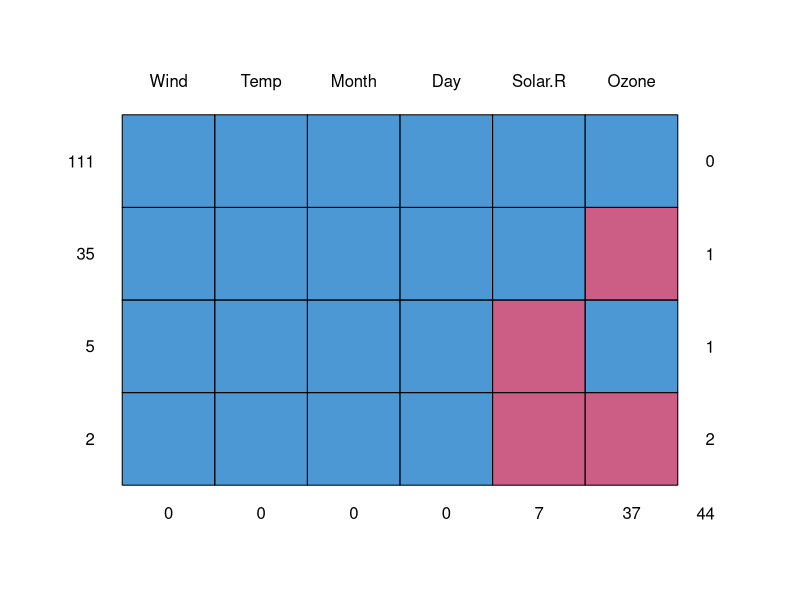
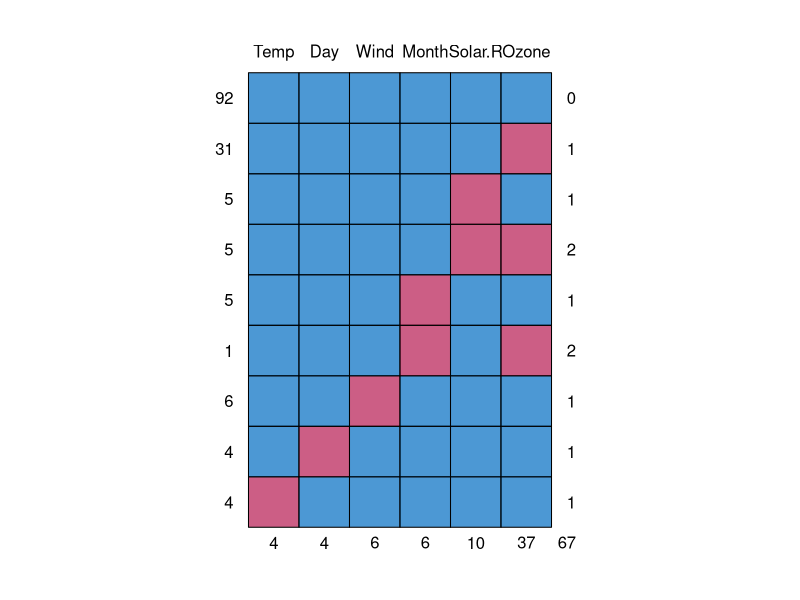
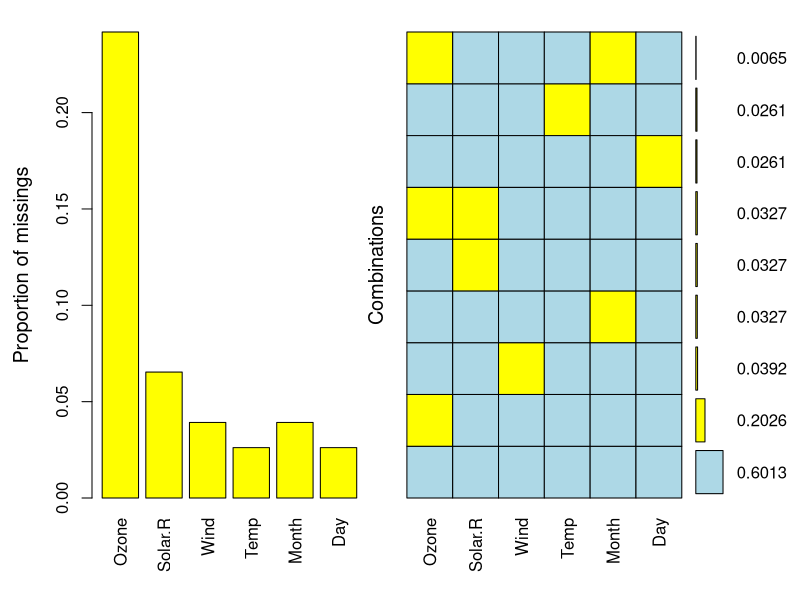
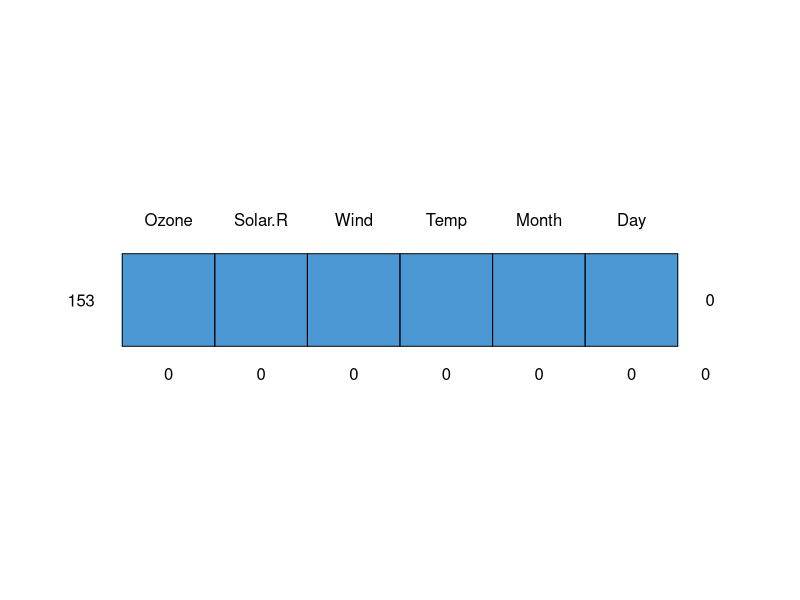
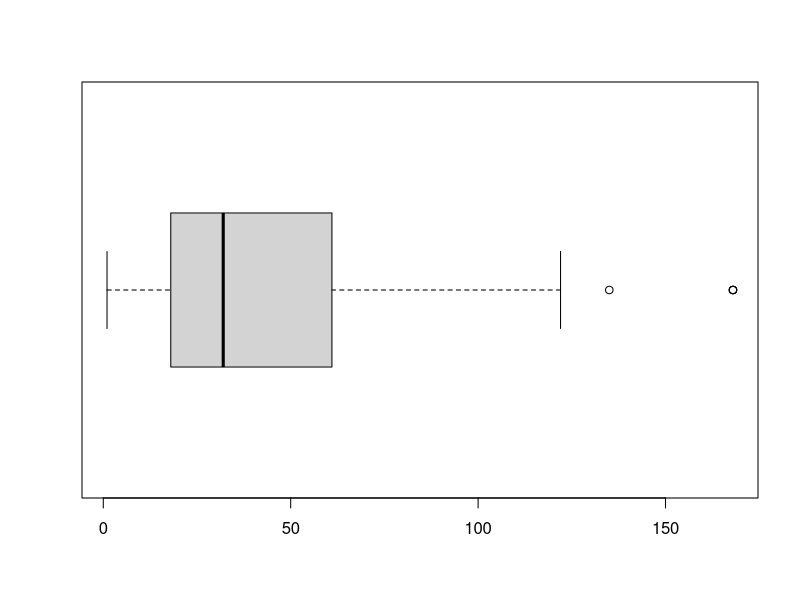
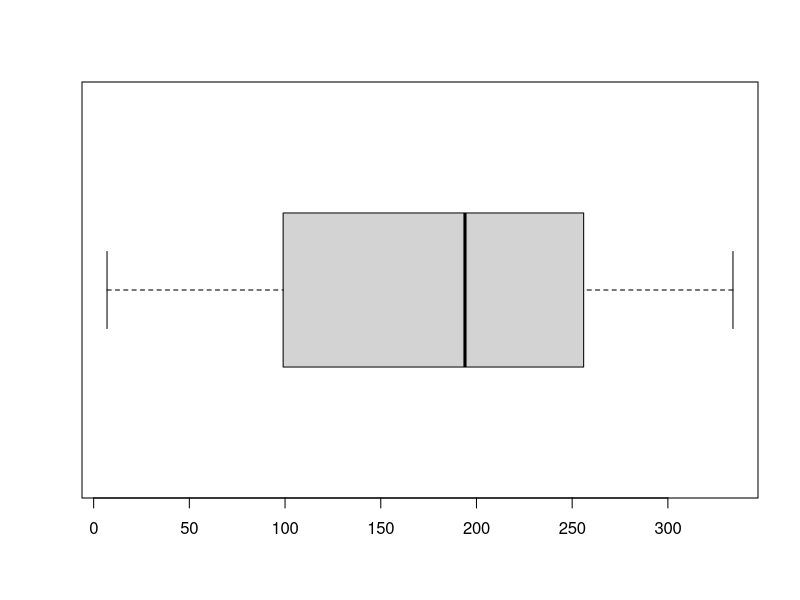
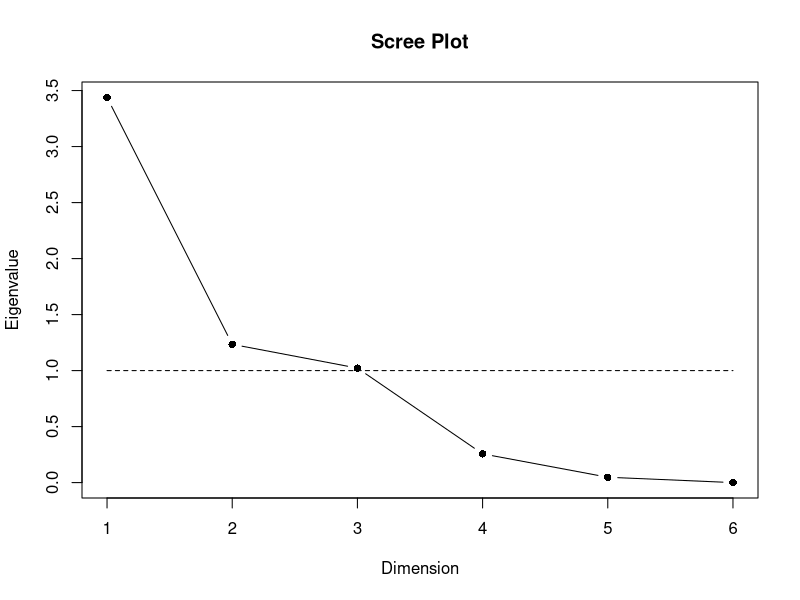
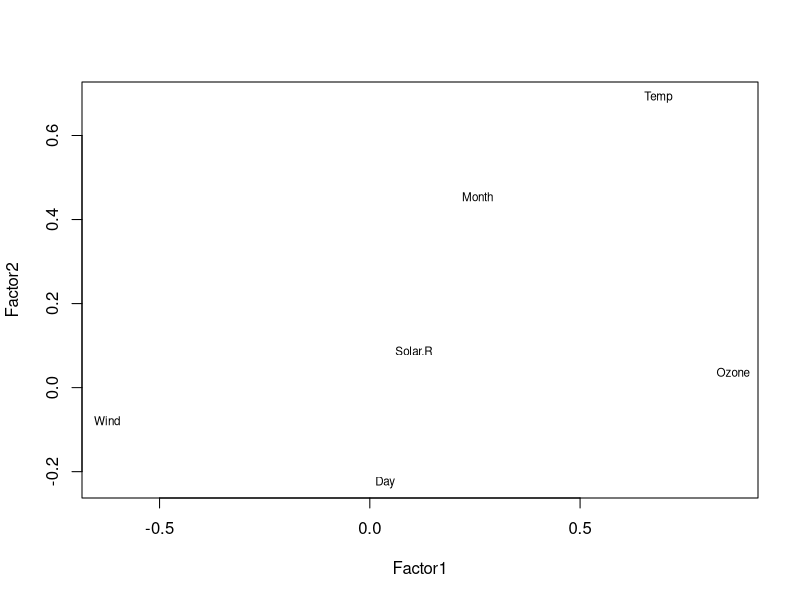

Recreate these plots in R, in order.
### Imputation for numeric data using PMM ###
### ------------------------------------- ###

#Loading data
missing.data <- airquality
#loading mice package
library(mice)
#analysing pattern of missing.data
md.pattern(missing.data)
#insering NA into data
missing.data[c(32,34,36),2] <- NA
missing.data[c(7:9,c(24,29,30)),3] <- NA
missing.data[1:4,4] = NA
missing.data[148:153,5] <- NA
missing.data[126:129,6] <- NA
#reanalysing the pattern of missing.data
md.pattern(missing.data)
#loading vim package for visualizing the plot
library(VIM)
aggr.data <- aggr(missing.data,col=c('lightblue','yellow'),numbers = TRUE,
                  gap = 2)

#predecting missing data
pre.miss <- mice(missing.data,m=5,maxit = 30)
summary(pre.miss)
#looking into predectied values
pre.miss$imp
#Imputing one of the five predected sets into data
total.data <- complete(pre.miss,4)
#analysing pattern of complete data
md.pattern(total.data)


### Reducing number of dimensions usinf FA for numberic data ###
### -------------------------------------------------------- ###

#loading required packages
library(psych)
library(psy)
#By using boxplot identify data is positive or negative skewed 
#and apply transformation
boxplot(total.data$Ozone, horizontal = TRUE)
boxplot(total.data$Solar.R, horizontal = TRUE)
#usinf FA method to find factors with orthogonal rotation 
fit <- factanal(total.data,factors = 3,rotation = 'varimax')
fit
#draw screeplot to identify number of factors required
scree.plot(fit$correlation)
#plotting factors together
load.data <- fit$loadings[,1:3]
plot(load.data, type ='n')
text(load.data,labels = names(total.data),cex = 0.7)

#using FA method to find factors with oblique rotation
#load below package for oblique rotation
library(GPArotation)
obl.fit <- factanal(total.data,factors = 3,rotation="oblimin")
obl.fit
scree.plot(obl.fit$correlation)
load.obl.data <- fit$loadings[,1:3]
plot(load.obl.data, type ='n')
text(load.obl.data,labels = names(total.data),cex = 0.7)

#To plot more than one factor at a time
pairs(fit$loadings)
pairs(fit$loadings, col=1:ncol(total.data), upper.panel=NULL,main="Factor loadings")
legend('topright', pch='o', col=1:ncol(total.data), 
       attr(fit$loadings, 'dimnames')[[1]], title="Variables")

#load corrplot package
library(corrplot)
corrplot(fit$loadings[,1:3])
